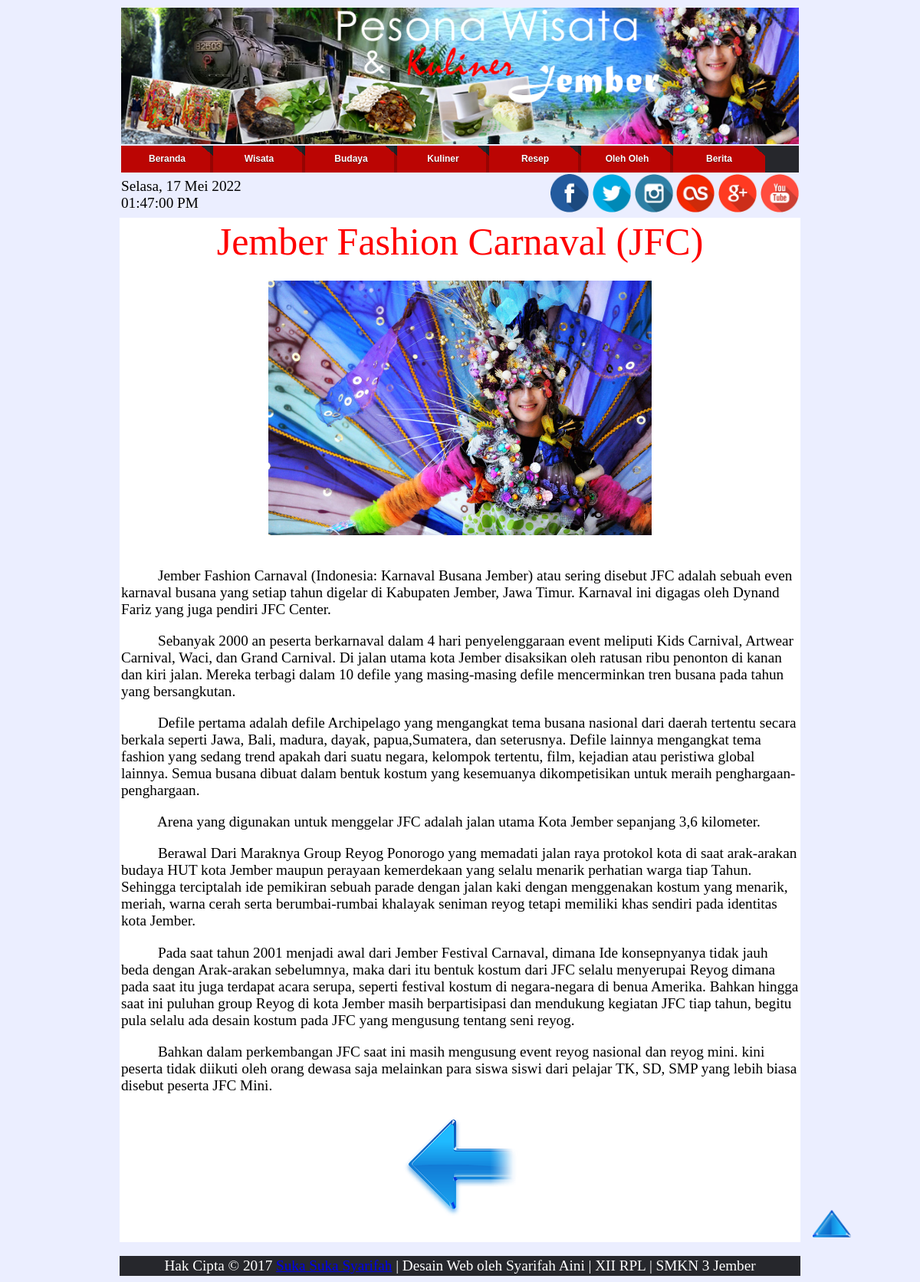
The app's page /isiberita.php?id=24 with its own data.
### tables this page shows
CREATE TABLE IF NOT EXISTS `berita` (
  `id_berita` int(11) NOT NULL AUTO_INCREMENT,
  `judul` varchar(40) NOT NULL,
  `tgl_buat` date DEFAULT NULL,
  `tgl_update` date NOT NULL,
  `gambar` varchar(100) NOT NULL,
  `isi` text NOT NULL,
  `kategori` varchar(15) NOT NULL,
  `kunjungan` int(11) NOT NULL,
  PRIMARY KEY (`id_berita`)
);

### isiberita.php (the view, shortened to what this page needs)
<?php
	$id=$_GET['id'];
	$show=mysql_query("SELECT * FROM berita WHERE id_berita='$id'");
	if(mysql_num_rows($show)==0){
		echo'<script>window.history.back()</script>';
	}else{
		$hasil=mysql_fetch_assoc($show);
	}
?>
<?php
	include "admin/menu.php";
?>
<center>
<table border="0" width="1000" bgcolor="white">
<tr><td height="auto">
<center>
<div class="teks"><?php echo $hasil['judul'] ?></div></center><br>
<center>
<img src="images/<?php echo $hasil['gambar']?>" class="img5" width="500" title="<?php $hasil['gambar']?>" alt="<?php $hasil['gambar']?>"></center><br>
	<?php
	$isi=$hasil['isi'];
	echo $isi;
	?>
	<center><img src="images/Logo Kembali.png" width="150" onclick="history.back(-1)">
</center><br>
</td></tr>
</table>
    <?php
		include 'admin/footer.php';
	?>
</body>
</html>

### admin/menu.php (style rules this page uses)
body { font-family:Calibri; background-color:#ebeeff; }
.img5 { height:auto; transition: all 0.5s; -o-transition: all 0.5s; -moz-transition: all 0.5s; -webkit-transition: all 0.5s; }
img { max-width:100% }
table { width: 75%; }
table tr { padding: .35em; }
table th, table td { padding: 0em; font-size:1.2em; }
table td img { text-align: center; }
.teks { font-family:Gabriola; font-size:50px; color:red; }

### records on screen
berita: judul "Jember Fashion Carnaval (JFC)", gambar (picture), isi "Jember Fashion Carnaval (Indonesia: Karnaval Busana Jember) atau sering disebut JFC adalah sebuah even karnaval busana yang setiap tahun digelar di Kabupaten Jember, Jawa Timur. Karnaval ini digagas oleh Dynand Fariz yang juga pendiri JFC Center. Sebanyak 2000 an peserta berkarnaval dalam 4 hari penyelenggaraan event meliputi Kids Carnival, Artwear Carnival, Waci, dan Grand Carnival. Di jalan utama kota Jember disaksikan oleh ratusan ribu penonton di kanan dan kiri jalan. Mereka terbagi dalam 10 defile yang masing-masing defile mencerminkan tren busana pada tahun yang bersangkutan. Defile pertama adalah defile Archipelago yang mengangkat tema busana nasional dari daerah tertentu secara…"
